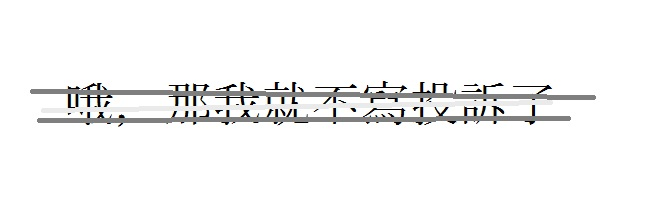
#> input picture LB_4/as2.jpg, 646 x 220 px
$ jupyter execute LB_4.ipynb
#> lines starting #> are read from the running program, lines starting #| are printed output that depends on the picture; after the words box and inside, x2 and y2 are one past the last pixel; in counts of white or black regions, pixels touching at a corner belong together
[cell 1]
import numpy as np
import cv2  as cv
import matplotlib.pyplot as plt


input_image = cv.imread('as2.jpg')
#> input_image is the input picture: shape (220, 646, 3); mean B, G, R 245.2, 245.3, 245.3
plt.imshow(input_image)

image = input_image

gray_image = cv.cvtColor(input_image, cv.COLOR_BGR2GRAY)

channels = [0]
histSize = [256]
range = [0, 256]

gs = plt.GridSpec(1, 2)
plt.figure(figsize=(10, 8))
plt.subplot(gs[0])
plt.imshow(gray_image, cmap='gray')
plt.xticks([]), plt.yticks([])
plt.subplot(gs[1])
plt.hist(gray_image.reshape(-1), 256, range)

threshold = 115
image = gray_image

ret, binary_image = cv.threshold(image, threshold, 255, cv.THRESH_BINARY)
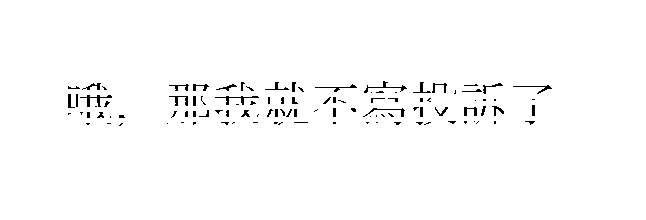
#> binary_image: shape (220, 646); 98.4% white; black in thin lines or dots, all inside (x1, y1, x2, y2) = (68, 81, 552, 126)
#> ret = 115
plt.title("Binary")
plt.imshow(binary_image,"gray")

image = binary_image

kernel = np.ones((4, 4), np.uint8)
dilation = cv.dilate(image, kernel, iterations=1)
#> dilation: shape (220, 646); every value is 255
erosion = cv.erode(image, kernel, iterations=1)
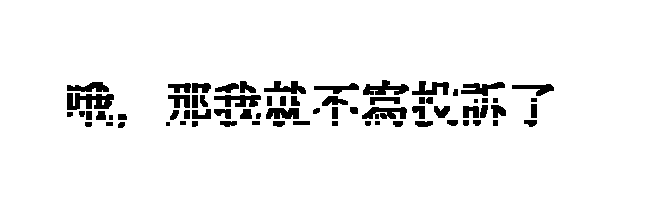
#> erosion: shape (220, 646); 94.5% white; 71 black regions (2 under 20 px), largest, box (x1, y1, x2, y2) and area: (67, 93, 114, 110) 549, (363, 80, 409, 95) 384, (362, 107, 407, 119) 379
opening = cv.morphologyEx(image, cv.MORPH_OPEN, kernel)
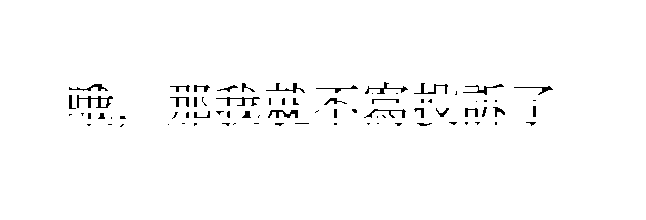
#> opening: shape (220, 646); 98.2% white; black in thin lines or dots, all inside (x1, y1, x2, y2) = (69, 82, 553, 127)
closing = cv.morphologyEx(image, cv.MORPH_CLOSE, kernel)
closeAndOpen = cv.morphologyEx(opening, cv.MORPH_CLOSE, kernel)
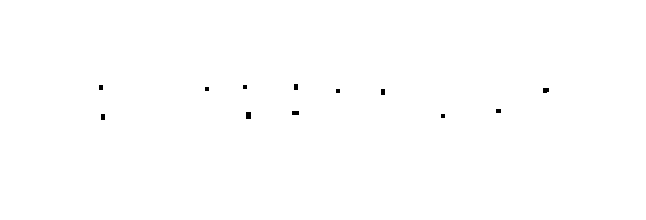
#> closeAndOpen: shape (220, 646); 99.8% white; 12 black regions (4 under 20 px), largest, box (x1, y1, x2, y2) and area: (246, 112, 251, 119) 35, (543, 88, 549, 93) 28, (292, 111, 299, 115) 28

# вывод
plt.figure(figsize=(15, 8))
gs = plt.GridSpec(2, 3)

titles = ['Зашумленное изображение', 'Дилатация', 'Эрозия', 'Открытие', 'Закрытие',
          'Последовательное закрытие и открытие']
outImages = [image, dilation, erosion, opening, closing, closeAndOpen]

for i in np.arange(len(outImages)):
    plt.subplot(gs[i])
    plt.xticks([]), plt.yticks([])
    plt.title(titles[i])
    plt.imshow(outImages[i], cmap='gray')
#> this loop made 6 passes

plt.show()
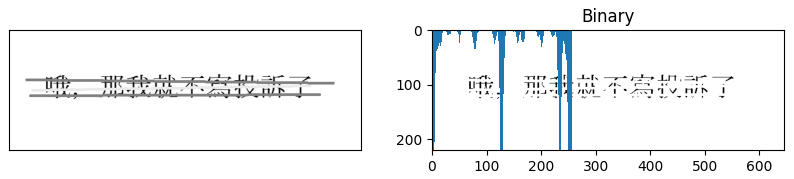
#> figure drawn by matplotlib, 2 panels

image = erosion

kernel = np.ones((3, 3), np.uint8)
dilation = cv.dilate(image, kernel, iterations=1)
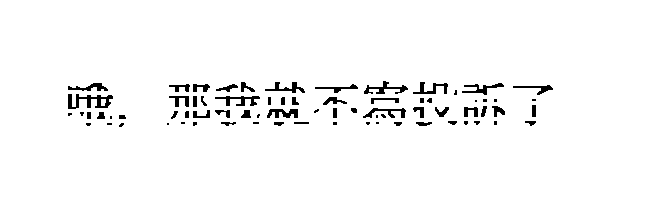
#> dilation: shape (220, 646); 97.1% white; 73 black regions (25 under 20 px), largest, box (x1, y1, x2, y2) and area: (68, 94, 113, 109) 323, (364, 81, 408, 94) 206, (215, 96, 260, 106) 201
erosion = cv.erode(image, kernel, iterations=1)
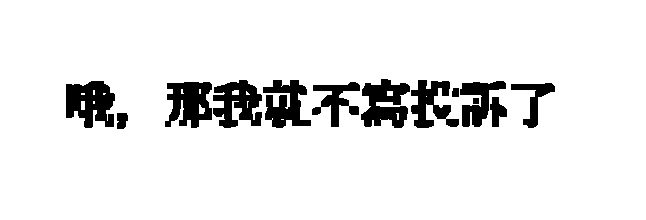
#> erosion: shape (220, 646); 91.6% white; 13 black regions, largest, box (x1, y1, x2, y2) and area: (66, 81, 115, 128) 1647, (361, 79, 410, 128) 1540, (165, 82, 212, 128) 1520
opening = cv.morphologyEx(image, cv.MORPH_OPEN, kernel)
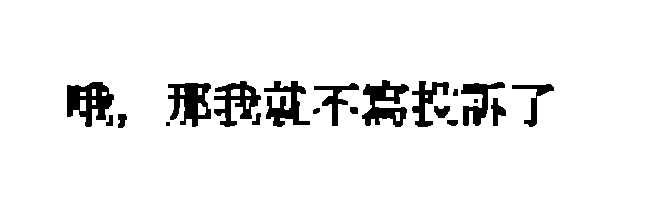
#> opening: shape (220, 646); 93.8% white; 20 black regions (2 under 20 px), largest, box (x1, y1, x2, y2) and area: (67, 82, 114, 127) 1221, (362, 80, 409, 127) 1166, (168, 83, 211, 127) 1134
closing = cv.morphologyEx(image, cv.MORPH_CLOSE, kernel)
closeAndOpen = cv.morphologyEx(opening, cv.MORPH_CLOSE, kernel)
#> closeAndOpen: shape (220, 646); 93.8% white; 22 black regions (2 under 20 px), largest, box (x1, y1, x2, y2) and area: (67, 82, 114, 127) 1216, (362, 80, 409, 127) 1166, (168, 83, 211, 127) 1102

# вывод
plt.figure(figsize=(15, 8))
gs = plt.GridSpec(2, 3)

titles = ['Зашумленное изображение', 'Дилатация', 'Эрозия', 'Открытие', 'Закрытие',
          'Последовательное закрытие и открытие']
outImages = [image, dilation, erosion, opening, closing, closeAndOpen]

for i in np.arange(len(outImages)):
    plt.subplot(gs[i])
    plt.xticks([]), plt.yticks([])
    plt.title(titles[i])
    plt.imshow(outImages[i], cmap='gray')

plt.show()

plt.imshow(closeAndOpen,"gray")
